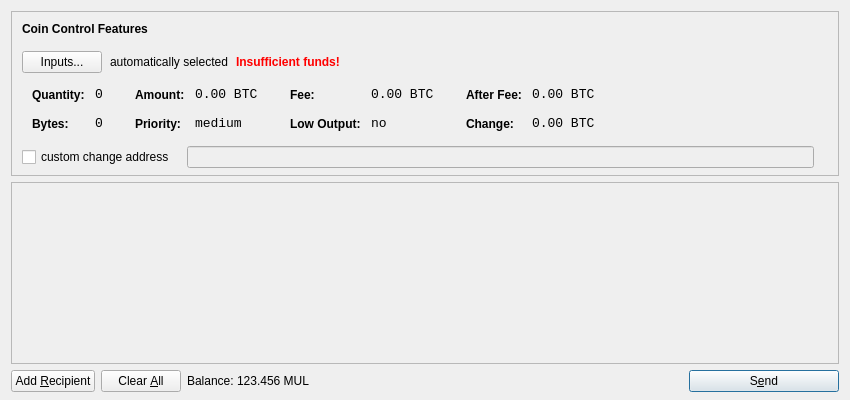
<?xml version="1.0" encoding="UTF-8"?>
<ui version="4.0">
 <class>SendCoinsDialog</class>
 <widget class="QDialog" name="SendCoinsDialog">
  <property name="geometry">
   <rect>
    <x>0</x>
    <y>0</y>
    <width>850</width>
    <height>400</height>
   </rect>
  </property>
  <property name="windowTitle">
   <string>Send Coins</string>
  </property>
  <layout class="QVBoxLayout" name="verticalLayout" stretch="0,1,0">
   <property name="bottomMargin">
    <number>8</number>
   </property>
   <item>
    <widget class="QFrame" name="frameCoinControl">
     <property name="sizePolicy">
      <sizepolicy hsizetype="Expanding" vsizetype="Expanding">
       <horstretch>0</horstretch>
       <verstretch>0</verstretch>
      </sizepolicy>
     </property>
     <property name="maximumSize">
      <size>
       <width>16777215</width>
       <height>16777215</height>
      </size>
     </property>
     <property name="frameShape">
      <enum>QFrame::StyledPanel</enum>
     </property>
     <property name="frameShadow">
      <enum>QFrame::Sunken</enum>
     </property>
     <layout class="QVBoxLayout" name="verticalLayoutCoinControl2">
      <property name="spacing">
       <number>-1</number>
      </property>
      <property name="leftMargin">
       <number>0</number>
      </property>
      <property name="topMargin">
       <number>0</number>
      </property>
      <property name="rightMargin">
       <number>0</number>
      </property>
      <property name="bottomMargin">
       <number>6</number>
      </property>
      <item>
       <layout class="QVBoxLayout" name="verticalLayoutCoinControl" stretch="0,0,0,0,1">
        <property name="spacing">
         <number>0</number>
        </property>
        <property name="leftMargin">
         <number>10</number>
        </property>
        <property name="topMargin">
         <number>10</number>
        </property>
        <item>
         <layout class="QHBoxLayout" name="horizontalLayoutCoinControl1">
          <property name="bottomMargin">
           <number>15</number>
          </property>
          <item>
           <widget class="QLabel" name="labelCoinControlFeatures">
            <property name="sizePolicy">
             <sizepolicy hsizetype="Preferred" vsizetype="Maximum">
              <horstretch>0</horstretch>
              <verstretch>0</verstretch>
             </sizepolicy>
            </property>
            <property name="font">
             <font>
              <weight>75</weight>
              <bold>true</bold>
             </font>
            </property>
            <property name="styleSheet">
             <string notr="true">font-weight:bold;</string>
            </property>
            <property name="text">
             <string>Coin Control Features</string>
            </property>
           </widget>
          </item>
         </layout>
        </item>
        <item>
         <layout class="QHBoxLayout" name="horizontalLayoutCoinControl2" stretch="0,0,0,0">
          <property name="spacing">
           <number>8</number>
          </property>
          <property name="bottomMargin">
           <number>10</number>
          </property>
          <item>
           <widget class="QPushButton" name="pushButtonCoinControl">
            <property name="styleSheet">
             <string notr="true"/>
            </property>
            <property name="text">
             <string>Inputs...</string>
            </property>
           </widget>
          </item>
          <item>
           <widget class="QLabel" name="labelCoinControlAutomaticallySelected">
            <property name="text">
             <string>automatically selected</string>
            </property>
            <property name="margin">
             <number>5</number>
            </property>
           </widget>
          </item>
          <item>
           <widget class="QLabel" name="labelCoinControlInsuffFunds">
            <property name="font">
             <font>
              <weight>75</weight>
              <bold>true</bold>
             </font>
            </property>
            <property name="styleSheet">
             <string notr="true">color:red;font-weight:bold;</string>
            </property>
            <property name="text">
             <string>Insufficient funds!</string>
            </property>
            <property name="margin">
             <number>5</number>
            </property>
           </widget>
          </item>
          <item>
           <spacer name="horizontalSpacerCoinControl">
            <property name="orientation">
             <enum>Qt::Horizontal</enum>
            </property>
            <property name="sizeHint" stdset="0">
             <size>
              <width>40</width>
              <height>1</height>
             </size>
            </property>
           </spacer>
          </item>
         </layout>
        </item>
        <item>
         <widget class="QWidget" name="widgetCoinControl" native="true">
          <property name="sizePolicy">
           <sizepolicy hsizetype="Preferred" vsizetype="Preferred">
            <horstretch>0</horstretch>
            <verstretch>0</verstretch>
           </sizepolicy>
          </property>
          <property name="minimumSize">
           <size>
            <width>0</width>
            <height>0</height>
           </size>
          </property>
          <property name="styleSheet">
           <string notr="true"/>
          </property>
          <layout class="QHBoxLayout" name="horizontalLayoutCoinControl5">
           <property name="margin">
            <number>0</number>
           </property>
           <item>
            <layout class="QHBoxLayout" name="horizontalLayoutCoinControl3" stretch="0,0,0,1">
             <property name="spacing">
              <number>20</number>
             </property>
             <property name="topMargin">
              <number>0</number>
             </property>
             <property name="bottomMargin">
              <number>10</number>
             </property>
             <item>
              <layout class="QFormLayout" name="formLayoutCoinControl1">
               <property name="horizontalSpacing">
                <number>10</number>
               </property>
               <property name="verticalSpacing">
                <number>14</number>
               </property>
               <property name="leftMargin">
                <number>10</number>
               </property>
               <property name="topMargin">
                <number>4</number>
               </property>
               <property name="rightMargin">
                <number>6</number>
               </property>
               <item row="0" column="0">
                <widget class="QLabel" name="labelCoinControlQuantityText">
                 <property name="styleSheet">
                  <string notr="true">font-weight:bold;</string>
                 </property>
                 <property name="text">
                  <string>Quantity:</string>
                 </property>
                 <property name="margin">
                  <number>0</number>
                 </property>
                </widget>
               </item>
               <item row="0" column="1">
                <widget class="QLabel" name="labelCoinControlQuantity">
                 <property name="font">
                  <font>
                   <family>Monospace</family>
                   <pointsize>10</pointsize>
                  </font>
                 </property>
                 <property name="cursor">
                  <cursorShape>IBeamCursor</cursorShape>
                 </property>
                 <property name="contextMenuPolicy">
                  <enum>Qt::ActionsContextMenu</enum>
                 </property>
                 <property name="text">
                  <string notr="true">0</string>
                 </property>
                 <property name="margin">
                  <number>0</number>
                 </property>
                 <property name="textInteractionFlags">
                  <set>Qt::LinksAccessibleByMouse|Qt::TextSelectableByKeyboard|Qt::TextSelectableByMouse</set>
                 </property>
                </widget>
               </item>
               <item row="1" column="0">
                <widget class="QLabel" name="labelCoinControlBytesText">
                 <property name="styleSheet">
                  <string notr="true">font-weight:bold;</string>
                 </property>
                 <property name="text">
                  <string>Bytes:</string>
                 </property>
                </widget>
               </item>
               <item row="1" column="1">
                <widget class="QLabel" name="labelCoinControlBytes">
                 <property name="font">
                  <font>
                   <family>Monospace</family>
                   <pointsize>10</pointsize>
                  </font>
                 </property>
                 <property name="cursor">
                  <cursorShape>IBeamCursor</cursorShape>
                 </property>
                 <property name="contextMenuPolicy">
                  <enum>Qt::ActionsContextMenu</enum>
                 </property>
                 <property name="text">
                  <string notr="true">0</string>
                 </property>
                 <property name="textInteractionFlags">
                  <set>Qt::LinksAccessibleByMouse|Qt::TextSelectableByKeyboard|Qt::TextSelectableByMouse</set>
                 </property>
                </widget>
               </item>
              </layout>
             </item>
             <item>
              <layout class="QFormLayout" name="formLayoutCoinControl2">
               <property name="horizontalSpacing">
                <number>10</number>
               </property>
               <property name="verticalSpacing">
                <number>14</number>
               </property>
               <property name="leftMargin">
                <number>6</number>
               </property>
               <property name="topMargin">
                <number>4</number>
               </property>
               <property name="rightMargin">
                <number>6</number>
               </property>
               <item row="0" column="0">
                <widget class="QLabel" name="labelCoinControlAmountText">
                 <property name="styleSheet">
                  <string notr="true">font-weight:bold;</string>
                 </property>
                 <property name="text">
                  <string>Amount:</string>
                 </property>
                 <property name="margin">
                  <number>0</number>
                 </property>
                </widget>
               </item>
               <item row="0" column="1">
                <widget class="QLabel" name="labelCoinControlAmount">
                 <property name="font">
                  <font>
                   <family>Monospace</family>
                   <pointsize>10</pointsize>
                  </font>
                 </property>
                 <property name="cursor">
                  <cursorShape>IBeamCursor</cursorShape>
                 </property>
                 <property name="contextMenuPolicy">
                  <enum>Qt::ActionsContextMenu</enum>
                 </property>
                 <property name="text">
                  <string notr="true">0.00 BTC</string>
                 </property>
                 <property name="textInteractionFlags">
                  <set>Qt::LinksAccessibleByMouse|Qt::TextSelectableByKeyboard|Qt::TextSelectableByMouse</set>
                 </property>
                </widget>
               </item>
               <item row="1" column="0">
                <widget class="QLabel" name="labelCoinControlPriorityText">
                 <property name="styleSheet">
                  <string notr="true">font-weight:bold;</string>
                 </property>
                 <property name="text">
                  <string>Priority:</string>
                 </property>
                </widget>
               </item>
               <item row="1" column="1">
                <widget class="QLabel" name="labelCoinControlPriority">
                 <property name="font">
                  <font>
                   <family>Monospace</family>
                   <pointsize>10</pointsize>
                  </font>
                 </property>
                 <property name="cursor">
                  <cursorShape>IBeamCursor</cursorShape>
                 </property>
                 <property name="contextMenuPolicy">
                  <enum>Qt::ActionsContextMenu</enum>
                 </property>
                 <property name="text">
                  <string>medium</string>
                 </property>
                 <property name="textInteractionFlags">
                  <set>Qt::LinksAccessibleByMouse|Qt::TextSelectableByKeyboard|Qt::TextSelectableByMouse</set>
                 </property>
                </widget>
               </item>
              </layout>
             </item>
             <item>
              <layout class="QFormLayout" name="formLayoutCoinControl3">
               <property name="horizontalSpacing">
                <number>10</number>
               </property>
               <property name="verticalSpacing">
                <number>14</number>
               </property>
               <property name="leftMargin">
                <number>6</number>
               </property>
               <property name="topMargin">
                <number>4</number>
               </property>
               <property name="rightMargin">
                <number>6</number>
               </property>
               <item row="0" column="0">
                <widget class="QLabel" name="labelCoinControlFeeText">
                 <property name="styleSheet">
                  <string notr="true">font-weight:bold;</string>
                 </property>
                 <property name="text">
                  <string>Fee:</string>
                 </property>
                 <property name="margin">
                  <number>0</number>
                 </property>
                </widget>
               </item>
               <item row="0" column="1">
                <widget class="QLabel" name="labelCoinControlFee">
                 <property name="font">
                  <font>
                   <family>Monospace</family>
                   <pointsize>10</pointsize>
                  </font>
                 </property>
                 <property name="cursor">
                  <cursorShape>IBeamCursor</cursorShape>
                 </property>
                 <property name="contextMenuPolicy">
                  <enum>Qt::ActionsContextMenu</enum>
                 </property>
                 <property name="text">
                  <string notr="true">0.00 BTC</string>
                 </property>
                 <property name="textInteractionFlags">
                  <set>Qt::LinksAccessibleByMouse|Qt::TextSelectableByKeyboard|Qt::TextSelectableByMouse</set>
                 </property>
                </widget>
               </item>
               <item row="1" column="0">
                <widget class="QLabel" name="labelCoinControlLowOutputText">
                 <property name="styleSheet">
                  <string notr="true">font-weight:bold;</string>
                 </property>
                 <property name="text">
                  <string>Low Output:</string>
                 </property>
                </widget>
               </item>
               <item row="1" column="1">
                <widget class="QLabel" name="labelCoinControlLowOutput">
                 <property name="font">
                  <font>
                   <family>Monospace</family>
                   <pointsize>10</pointsize>
                  </font>
                 </property>
                 <property name="cursor">
                  <cursorShape>IBeamCursor</cursorShape>
                 </property>
                 <property name="contextMenuPolicy">
                  <enum>Qt::ActionsContextMenu</enum>
                 </property>
                 <property name="text">
                  <string>no</string>
                 </property>
                 <property name="textInteractionFlags">
                  <set>Qt::LinksAccessibleByMouse|Qt::TextSelectableByKeyboard|Qt::TextSelectableByMouse</set>
                 </property>
                </widget>
               </item>
              </layout>
             </item>
             <item>
              <layout class="QFormLayout" name="formLayoutCoinControl4">
               <property name="horizontalSpacing">
                <number>10</number>
               </property>
               <property name="verticalSpacing">
                <number>14</number>
               </property>
               <property name="leftMargin">
                <number>6</number>
               </property>
               <property name="topMargin">
                <number>4</number>
               </property>
               <property name="rightMargin">
                <number>6</number>
               </property>
               <item row="0" column="0">
                <widget class="QLabel" name="labelCoinControlAfterFeeText">
                 <property name="styleSheet">
                  <string notr="true">font-weight:bold;</string>
                 </property>
                 <property name="text">
                  <string>After Fee:</string>
                 </property>
                 <property name="margin">
                  <number>0</number>
                 </property>
                </widget>
               </item>
               <item row="0" column="1">
                <widget class="QLabel" name="labelCoinControlAfterFee">
                 <property name="font">
                  <font>
                   <family>Monospace</family>
                   <pointsize>10</pointsize>
                  </font>
                 </property>
                 <property name="cursor">
                  <cursorShape>IBeamCursor</cursorShape>
                 </property>
                 <property name="contextMenuPolicy">
                  <enum>Qt::ActionsContextMenu</enum>
                 </property>
                 <property name="text">
                  <string notr="true">0.00 BTC</string>
                 </property>
                 <property name="textInteractionFlags">
                  <set>Qt::LinksAccessibleByMouse|Qt::TextSelectableByKeyboard|Qt::TextSelectableByMouse</set>
                 </property>
                </widget>
               </item>
               <item row="1" column="0">
                <widget class="QLabel" name="labelCoinControlChangeText">
                 <property name="styleSheet">
                  <string notr="true">font-weight:bold;</string>
                 </property>
                 <property name="text">
                  <string>Change:</string>
                 </property>
                </widget>
               </item>
               <item row="1" column="1">
                <widget class="QLabel" name="labelCoinControlChange">
                 <property name="font">
                  <font>
                   <family>Monospace</family>
                   <pointsize>10</pointsize>
                  </font>
                 </property>
                 <property name="cursor">
                  <cursorShape>IBeamCursor</cursorShape>
                 </property>
                 <property name="contextMenuPolicy">
                  <enum>Qt::ActionsContextMenu</enum>
                 </property>
                 <property name="text">
                  <string notr="true">0.00 BTC</string>
                 </property>
                 <property name="textInteractionFlags">
                  <set>Qt::LinksAccessibleByMouse|Qt::TextSelectableByKeyboard|Qt::TextSelectableByMouse</set>
                 </property>
                </widget>
               </item>
              </layout>
             </item>
            </layout>
           </item>
          </layout>
         </widget>
        </item>
        <item>
         <layout class="QHBoxLayout" name="horizontalLayoutCoinControl4" stretch="0,0,0">
          <property name="spacing">
           <number>12</number>
          </property>
          <property name="sizeConstraint">
           <enum>QLayout::SetDefaultConstraint</enum>
          </property>
          <property name="topMargin">
           <number>5</number>
          </property>
          <property name="rightMargin">
           <number>5</number>
          </property>
          <item>
           <widget class="QCheckBox" name="checkBoxCoinControlChange">
            <property name="text">
             <string>custom change address</string>
            </property>
           </widget>
          </item>
          <item>
           <widget class="QLineEdit" name="lineEditCoinControlChange">
            <property name="enabled">
             <bool>false</bool>
            </property>
            <property name="sizePolicy">
             <sizepolicy hsizetype="Expanding" vsizetype="Fixed">
              <horstretch>0</horstretch>
              <verstretch>0</verstretch>
             </sizepolicy>
            </property>
           </widget>
          </item>
          <item>
           <widget class="QLabel" name="labelCoinControlChangeLabel">
            <property name="sizePolicy">
             <sizepolicy hsizetype="Preferred" vsizetype="Expanding">
              <horstretch>0</horstretch>
              <verstretch>0</verstretch>
             </sizepolicy>
            </property>
            <property name="minimumSize">
             <size>
              <width>0</width>
              <height>0</height>
             </size>
            </property>
            <property name="text">
             <string/>
            </property>
            <property name="margin">
             <number>3</number>
            </property>
           </widget>
          </item>
         </layout>
        </item>
        <item>
         <spacer name="verticalSpacerCoinControl">
          <property name="orientation">
           <enum>Qt::Vertical</enum>
          </property>
          <property name="sizeHint" stdset="0">
           <size>
            <width>800</width>
            <height>1</height>
           </size>
          </property>
         </spacer>
        </item>
       </layout>
      </item>
     </layout>
    </widget>
   </item>
   <item>
    <widget class="QScrollArea" name="scrollArea">
     <property name="widgetResizable">
      <bool>true</bool>
     </property>
     <widget class="QWidget" name="scrollAreaWidgetContents">
      <property name="geometry">
       <rect>
        <x>0</x>
        <y>0</y>
        <width>830</width>
        <height>165</height>
       </rect>
      </property>
      <layout class="QVBoxLayout" name="verticalLayout_2">
       <property name="margin">
        <number>0</number>
       </property>
       <item>
        <layout class="QVBoxLayout" name="entries">
         <property name="spacing">
          <number>6</number>
         </property>
        </layout>
       </item>
       <item>
        <spacer name="verticalSpacer">
         <property name="orientation">
          <enum>Qt::Vertical</enum>
         </property>
         <property name="sizeHint" stdset="0">
          <size>
           <width>20</width>
           <height>40</height>
          </size>
         </property>
        </spacer>
       </item>
      </layout>
     </widget>
    </widget>
   </item>
   <item>
    <layout class="QHBoxLayout" name="horizontalLayout">
     <item>
      <widget class="QPushButton" name="addButton">
       <property name="toolTip">
        <string>Send to multiple recipients at once</string>
       </property>
       <property name="text">
        <string>Add &amp;Recipient</string>
       </property>
       <property name="icon">
        <iconset resource="../bitcoin.qrc">
         <normaloff>:/icons/add</normaloff>:/icons/add</iconset>
       </property>
       <property name="autoDefault">
        <bool>false</bool>
       </property>
      </widget>
     </item>
     <item>
      <widget class="QPushButton" name="clearButton">
       <property name="sizePolicy">
        <sizepolicy hsizetype="Minimum" vsizetype="Fixed">
         <horstretch>0</horstretch>
         <verstretch>0</verstretch>
        </sizepolicy>
       </property>
       <property name="toolTip">
        <string>Remove all transaction fields</string>
       </property>
       <property name="text">
        <string>Clear &amp;All</string>
       </property>
       <property name="icon">
        <iconset resource="../bitcoin.qrc">
         <normaloff>:/icons/remove</normaloff>:/icons/remove</iconset>
       </property>
       <property name="autoRepeatDelay">
        <number>300</number>
       </property>
       <property name="autoDefault">
        <bool>false</bool>
       </property>
      </widget>
     </item>
     <item>
      <layout class="QHBoxLayout" name="horizontalLayout_2">
       <property name="spacing">
        <number>3</number>
       </property>
       <item>
        <widget class="QLabel" name="label">
         <property name="text">
          <string>Balance:</string>
         </property>
        </widget>
       </item>
       <item>
        <widget class="QLabel" name="labelBalance">
         <property name="cursor">
          <cursorShape>IBeamCursor</cursorShape>
         </property>
         <property name="text">
          <string>123.456 MUL</string>
         </property>
         <property name="textInteractionFlags">
          <set>Qt::LinksAccessibleByMouse|Qt::TextSelectableByKeyboard|Qt::TextSelectableByMouse</set>
         </property>
        </widget>
       </item>
      </layout>
     </item>
     <item>
      <spacer name="horizontalSpacer">
       <property name="orientation">
        <enum>Qt::Horizontal</enum>
       </property>
       <property name="sizeHint" stdset="0">
        <size>
         <width>40</width>
         <height>20</height>
        </size>
       </property>
      </spacer>
     </item>
     <item>
      <widget class="QPushButton" name="sendButton">
       <property name="minimumSize">
        <size>
         <width>150</width>
         <height>0</height>
        </size>
       </property>
       <property name="toolTip">
        <string>Confirm the send action</string>
       </property>
       <property name="text">
        <string>S&amp;end</string>
       </property>
       <property name="icon">
        <iconset resource="../bitcoin.qrc">
         <normaloff>:/icons/send</normaloff>:/icons/send</iconset>
       </property>
       <property name="default">
        <bool>true</bool>
       </property>
      </widget>
     </item>
    </layout>
   </item>
  </layout>
 </widget>
 <resources>
  <include location="../bitcoin.qrc"/>
 </resources>
 <connections/>
</ui>
